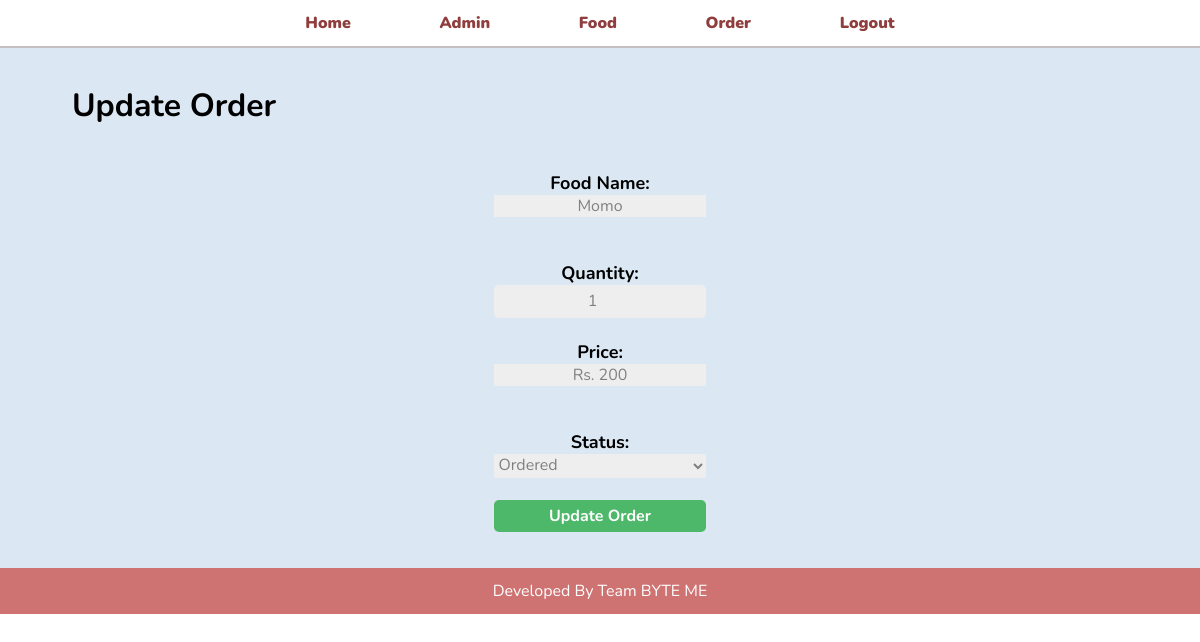
Page /admin/update-order.php?id=3 (signed in) on the committed database.
### tables this page shows
CREATE TABLE `nepali_table` (
  `id` int(10) UNSIGNED NOT NULL,
  `quantity` int(11) NOT NULL,
  `total` decimal(10,0) NOT NULL,
  `order_date` datetime NOT NULL,
  `status` varchar(50) NOT NULL,
  `customer_name` varchar(150) NOT NULL,
  `customer_contact` varchar(20) NOT NULL,
  `customer_email` varchar(150) NOT NULL,
  `customer_address` varchar(255) NOT NULL,
  `additional` varchar(100) NOT NULL,
  `food` varchar(150) NOT NULL,
  `price` int(11) NOT NULL
);

### admin/update-order.php (the view, shortened to what this page needs)
<?php include('partials/menu.php'); ?>
<div class="main">
    <div class="wrapper">
        <h1>Update Order</h1><br><br>
        <?php
        if (isset($_GET['id'])) {
            $id = $_GET['id'];
            $sql = "select * from nepali_table where id=$id";
            $res = mysqli_query($conn, $sql);
            $count = mysqli_num_rows($res);
            if ($count == 1) {
                $row = mysqli_fetch_assoc($res);
                $food = $row['food'];
                $price = $row['price'];
                $qty = $row['quantity'];
                $status = $row['status'];
            } else {
                header('location:' . SITE_URL . 'admin/order.php');
            }
        } else {
            header('location:' . SITE_URL . 'admin/order.php');
        }
        ?>
        <form action="" method="post">
            <span>Food name:</span><br>
            <p><?php echo $food; ?></p><br><br>
            <span>Quantity:</span><br>
            <input type="number" name="quantity" value="<?php echo $qty; ?>"><br><br>
            <span>Price:</span><br>
            <p><?php echo 'Rs. '.$price; ?></p><br><br>
            <span>Status:</span><br>
            <select name="status">
                <option <?php if($status=="Ordered"){echo "selected";}?> value="ordered">Ordered</option>
            </select><br><br>
            <input type="submit" name="submit" value="update order" class="btn-update">
        </form>
    </div>
</div>
<?php include('partials/footer.php'); ?>

### admin/style.css (style rules this page uses)
* { font-family: 'Nunito', sans-serif; margin: 0; padding: 0; box-sizing: border-box; text-decoration: none; outline: none; border: none; text-transform: capitalize; transition: all .2s linear; }
.wrapper { padding: 1%; width: 90%; margin: 0 auto; }
.main { padding-top: 2%; padding-bottom: 2%; background-color: rgb(219, 232, 244); position: relative; height: 100%; width: 100%; }
.btn-update { background: rgb(78, 184, 106); padding: 1%; color: #fff; text-decoration: none; font-weight: bold; }
.login h1, form, input { text-align: center; }

### admin/update-order.php (style rules this page uses)
form { text-align: center; width: 50%; margin: 0 auto; }
form span { font-size: large; font-weight: bold; }
form p { margin: 0 auto; font-size: medium; color: grey; background: #eee; width: 40%; text-align: center; }
form select { width: 40%; font-size: medium; color: grey; background: #eee; }
form input { background: #eee; text-align: center; width: 40%; font-size: medium; color: grey; padding: 1%; border-radius: 5px; }

### rows in the picture
nepali_table: food "Momo", quantity "1", price "200"
